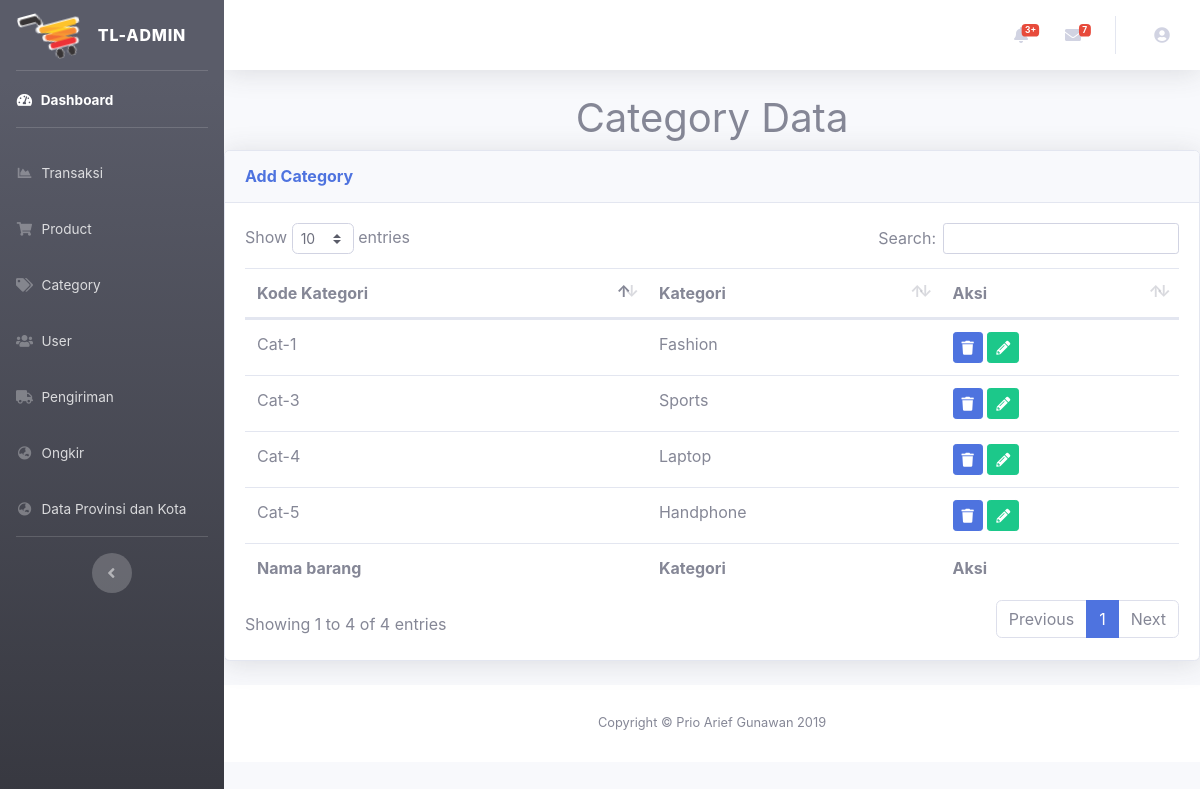
The app's page /index.php/category with its own data.
### tables this page shows
CREATE TABLE `kategori` (
  `kd_kategori` varchar(20) NOT NULL,
  `nama_kategori` varchar(100) NOT NULL
);

### application/controllers/Category.php (called while the page is built, shortened)
<?php
class Category extends CI_Controller{
    public function __construct()
    {
        $this->load->library('form_validation');
        $this->load->model('Category_model');
    }
    public function index()
    {
        $data['title'] = 'Category';
        $data['categori'] = $this->Category_model->GetCategory();
        $data['user'] = $this->db->get_where('admin', ['email' => $this->session->userdata('email')])->row_array();
        $this->load->view('admin/header', $data);
        $this->load->view('category/v_category', $data);
        $this->load->view('admin/footer');
    }
}

### index.php (called while the page is built, shortened)
<?php
require_once BASEPATH.'core/CodeIgniter.php';

### application/models/Category_model.php (called while the page is built, shortened)
<?php
class Category_model extends CI_Model {
    public function GetCategory(){
        return $this->db->get('kategori')->result_array();
    }
}

### application/views/category/v_category.php (the view)
<h1 class="text-center">Category Data</h1>
<div class="card shadow mb-4">
            <div class="card-header py-3">
              <h6 class="m-0 font-weight-bold text-primary"><a class="text-decoration-none" href="<?= base_url() ?>category/addCategory">Add Category</a></h6>
            </div>
            <div class="card-body">
              <div class="table-responsive">
                <table class="table table-bordered-stripped" id="dataTable" width="100%" cellspacing="0">
                  <thead>
                    <tr>
                      <th>Kode Kategori</th>
                      <th>Kategori</th>
                      <th>Aksi</th>
                    </tr>
                  </thead>
                  <tfoot>
                    <tr>
                      <th>Nama barang</th>
                      <th>Kategori</th>
                      <th>Aksi</th>
                    </tr>
                  </tfoot>
                  <tbody>
                  <?php foreach($categori as $c): ?>
                    <tr>
                      <td><?= $c['kd_kategori']; ?></td>
                      <td><?= $c['nama_kategori']; ?></td>
                      <td>
                        <a class="btn btn-primary btn-sm" href="<?= base_url() ?>Category/DeleteCategory/<?= $c['kd_kategori']; ?>" onclick="return confirm('yakin ?');" title="Delete"><i class="fas fa-trash"></i></a>
                        <a class="btn btn-success btn-sm" href="<?= base_url() ?>Category/UpdateCategory/<?= $c['kd_kategori']; ?>" title="Edit"><i class="fas fa-pencil-alt"></i></a>
                      </td>
                    </tr>
                  <?php endforeach; ?>
                  </tbody>
                </table>
              </div>
            </div>
          </div>

### records on screen
kategori: kd_kategori "Cat-1", nama_kategori "Fashion"
kategori: kd_kategori "Cat-3", nama_kategori "Sports"
kategori: kd_kategori "Cat-4", nama_kategori "Laptop"
kategori: kd_kategori "Cat-5", nama_kategori "Handphone"
